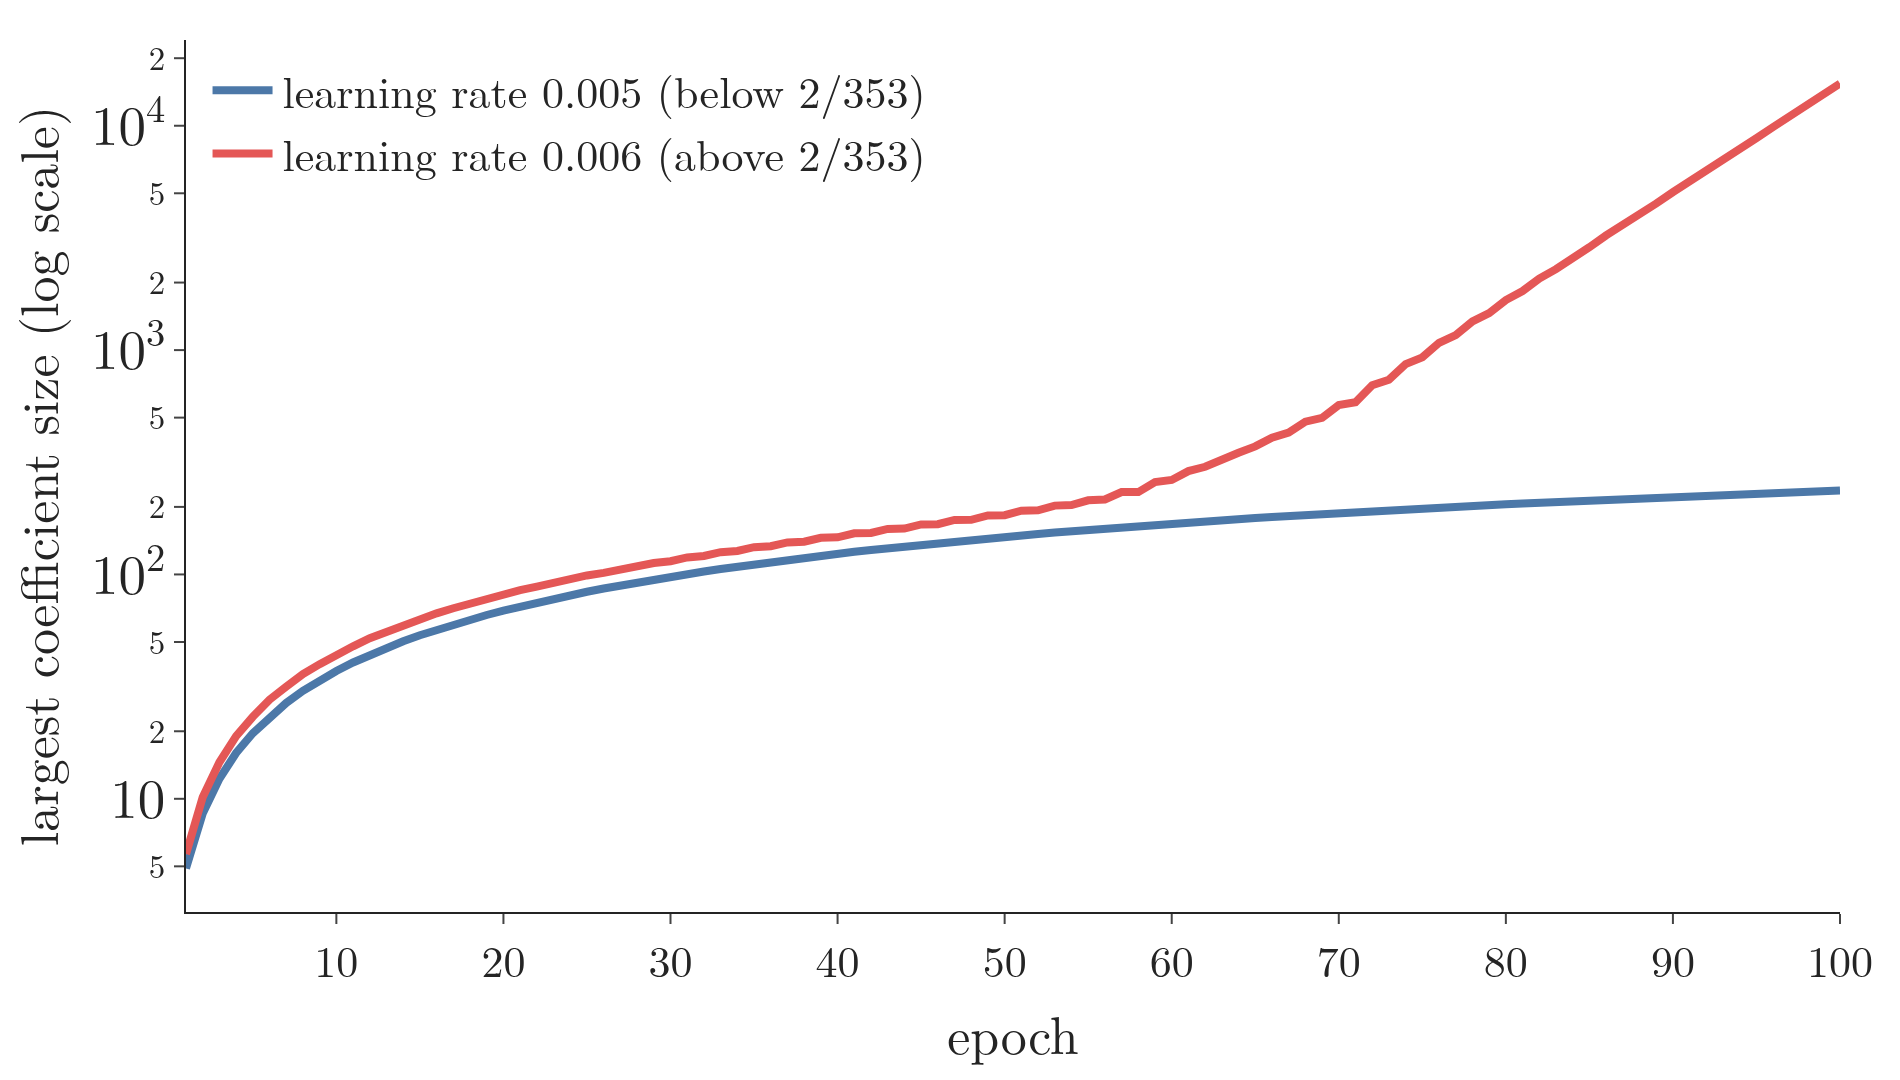

The script that drew this image:
"""What the from-scratch code produces at two learning rates (Plotly), diabetes data (test size 0.2, random state 4),
alpha 0.001, 100 epochs. The largest coefficient size per epoch: with 0.005 it settles; with 0.006, just above the
limit 2/353 = 0.0057, every step overshoots and the coefficients grow to about 15,000."""
from pathlib import Path
import numpy as np
import plotly.graph_objects as go
from sklearn.datasets import load_diabetes
from sklearn.model_selection import train_test_split
from gifkit import BLUE, FONT, RED

here = Path(__file__).parent
X, y = load_diabetes(return_X_y=True)
Xtr, _, ytr, _ = train_test_split(X, y, test_size=0.2, random_state=4)
Xa = np.insert(Xtr, 0, 1, axis=1)
I = np.identity(Xa.shape[1]); I[0, 0] = 0
H = Xa.T @ Xa + 0.001 * I
assert round(np.linalg.eigvalsh(H).max()) == 353


def run(lr, epochs=100):
    w = np.insert(np.ones(Xa.shape[1] - 1), 0, 0.0)
    out = []
    for _ in range(epochs):
        w = w - lr * (Xa.T @ Xa @ w - Xa.T @ ytr + 0.001 * I @ w)
        out.append(np.abs(w[1:]).max())
    return np.array(out)


a, b = run(0.005), run(0.006)
assert a[-1] < 1000 and round(b[-1], -3) == 15000, b[-1]
e = np.arange(1, 101)
fig = go.Figure([go.Scatter(x=e, y=a, mode="lines", line=dict(color=BLUE, width=4), name="learning rate 0.005 (below 2/353)"),
                 go.Scatter(x=e, y=b, mode="lines", line=dict(color=RED, width=4), name="learning rate 0.006 (above 2/353)")])
fig.update_layout(template="simple_white", width=950, height=540, font=FONT,
                  xaxis=dict(title="epoch"), yaxis=dict(title="largest coefficient size (log scale)", type="log", exponentformat="power"),
                  legend=dict(x=0.01, y=0.99), margin=dict(l=90, r=30, t=20, b=70))
fig.write_image(here / "lr_limit.png", scale=2)
